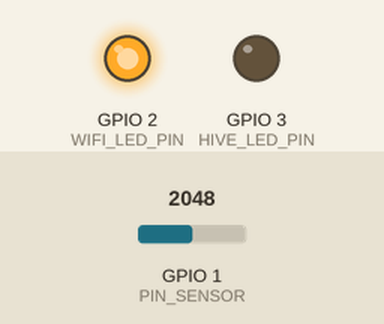
Simulated run of this program. Board: ESP32-C3. On the bench: output pins drawn as LEDs (lit = HIGH). The inputs (shaded band) are chosen by the test bench; at power-on: GPIO 1 (PIN_SENSOR) = 2048. WiFi joins after 1.5 s; servers stay silent unless stated; the local clock reads 2024-03-15 10:24:30 at power-on unless the program sets it; no MQTT or app messages arrive unless stated; what the program prints to the serial monitor is not drawn.

Above: at 0.1 s.
At 1.6 s:
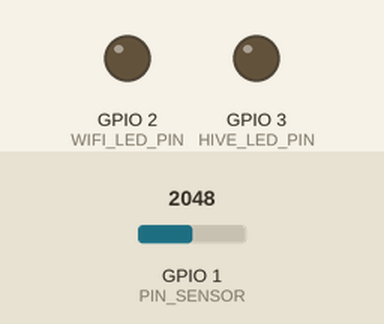
At 6.7 s:
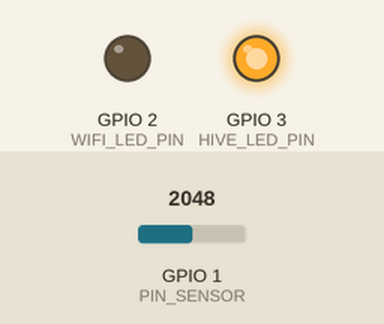
Timing chart, 0 to 8.2 s (numbered marks = the images above):
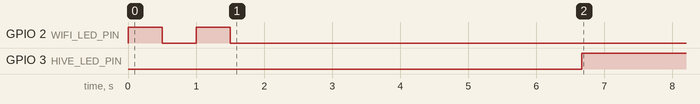

Measured:
- by itself, GPIO 3 (HIVE_LED_PIN): LOW → HIGH at 6.7 s

The program:

main.cpp
```cpp
#include <WiFi.h>
#include <WiFiClientSecure.h>
#include <PubSubClient.h>
#include <time.h>

#define PIN_SENSOR 1
#define OFFSET 1.670       // tensão com corrente = 0, após divisor
#define SENSIBILIDADE 0.050 // V por A, calculado a partir das medições reais

#define WIFI_LED_PIN 2
#define HIVE_LED_PIN 3

const char* ssid = "WifiTest";
const char* password = "esptest123";

// HiveMQ Cloud (com TLS)
const char* mqtt_server = "8c97ab339b614714b675b317bd5e35cf.s1.eu.hivemq.cloud";
const int mqtt_port = 8883;
const char* mqtt_topic = "sensor/energia";

// Credenciais MQTT (usuário e senha criados no painel da HiveMQ Cloud)
const char* mqtt_user = "no_caixa";
const char* mqtt_password = "caixaIot2025";

WiFiClientSecure espClient;
PubSubClient client(espClient);

void setup_wifi() {
  Serial.print("Conectando ao Wi-Fi");
  WiFi.begin(ssid, password);
  WiFi.setTxPower(WIFI_POWER_8_5dBm);

  pinMode(WIFI_LED_PIN, OUTPUT);
  pinMode(HIVE_LED_PIN, OUTPUT);

  int blink = 1;
  while (WiFi.status() != WL_CONNECTED) {
    digitalWrite(WIFI_LED_PIN, blink);
    delay(500);
    Serial.print(".");
    blink = !blink;
  }
  digitalWrite(WIFI_LED_PIN, LOW);
  Serial.println("\nWi-Fi conectado. IP: ");
  Serial.println(WiFi.localIP());

    // Configura NTP (horário de Brasília: UTC-3)
  configTime(-3 * 3600, 0, "pool.ntp.org", "time.nist.gov");
  Serial.print("Aguardando sincronização NTP");

  time_t now = time(nullptr);
  while (now < 100000) {
    delay(500);
    Serial.print(".");
    now = time(nullptr);
  }
  Serial.println("\nHora sincronizada.");
}

void reconnect() {
  while (!client.connected()) {
    Serial.print("Conectando ao MQTT...");
    if (client.connect("ESP32ClientCorrente", mqtt_user, mqtt_password)) {
      Serial.println("Conectado ao MQTT!");
    } else {
      Serial.print("falha, rc=");
      Serial.print(client.state());
      Serial.println(" tentando novamente em 5s");
      delay(5000);
    }
  }
}

float lastCorrente = -1.0;

void setup() {
  Serial.begin(115200);
  WiFi.setTxPower(WIFI_POWER_8_5dBm);
  setup_wifi();

  espClient.setInsecure(); // desabilita verificação TLS para teste
  client.setServer(mqtt_server, mqtt_port);
}

void loop() {
  if (!client.connected()) {
    digitalWrite(HIVE_LED_PIN, LOW);
    reconnect();
  } else {
    digitalWrite(HIVE_LED_PIN, HIGH);
  }
  client.loop();

  const int amst = 1000;
  float soma = 0.0;
  float correnteFiltrada = 0.0;

  for (int i = 0; i < amst; i++) {
    int adc = analogRead(PIN_SENSOR);
    float Vadc = adc * (3.3 / 4095.0);
    float corrente = (Vadc - OFFSET) / SENSIBILIDADE;
    corrente -= 3.5;
    if(corrente < 0.03) corrente = 0.0;
    soma += corrente;
  }

  correnteFiltrada = soma / amst;
  if (abs(correnteFiltrada) < 0.05) correnteFiltrada = 0.0;

  time_t now = time(nullptr);
  struct tm* timeinfo = localtime(&now);
  char timeStr[30];
  strftime(timeStr, sizeof(timeStr), "%Y-%m-%d %H:%M:%S", timeinfo);

  char msg[150];
  snprintf(msg, sizeof(msg), "{\"corrente\": %s, \"timestamp\": \"%s\"}", String(correnteFiltrada, 3), timeStr);

  Serial.println(msg);
  client.publish(mqtt_topic, msg);

  lastCorrente = correnteFiltrada;
  delay(5000);
}
```
